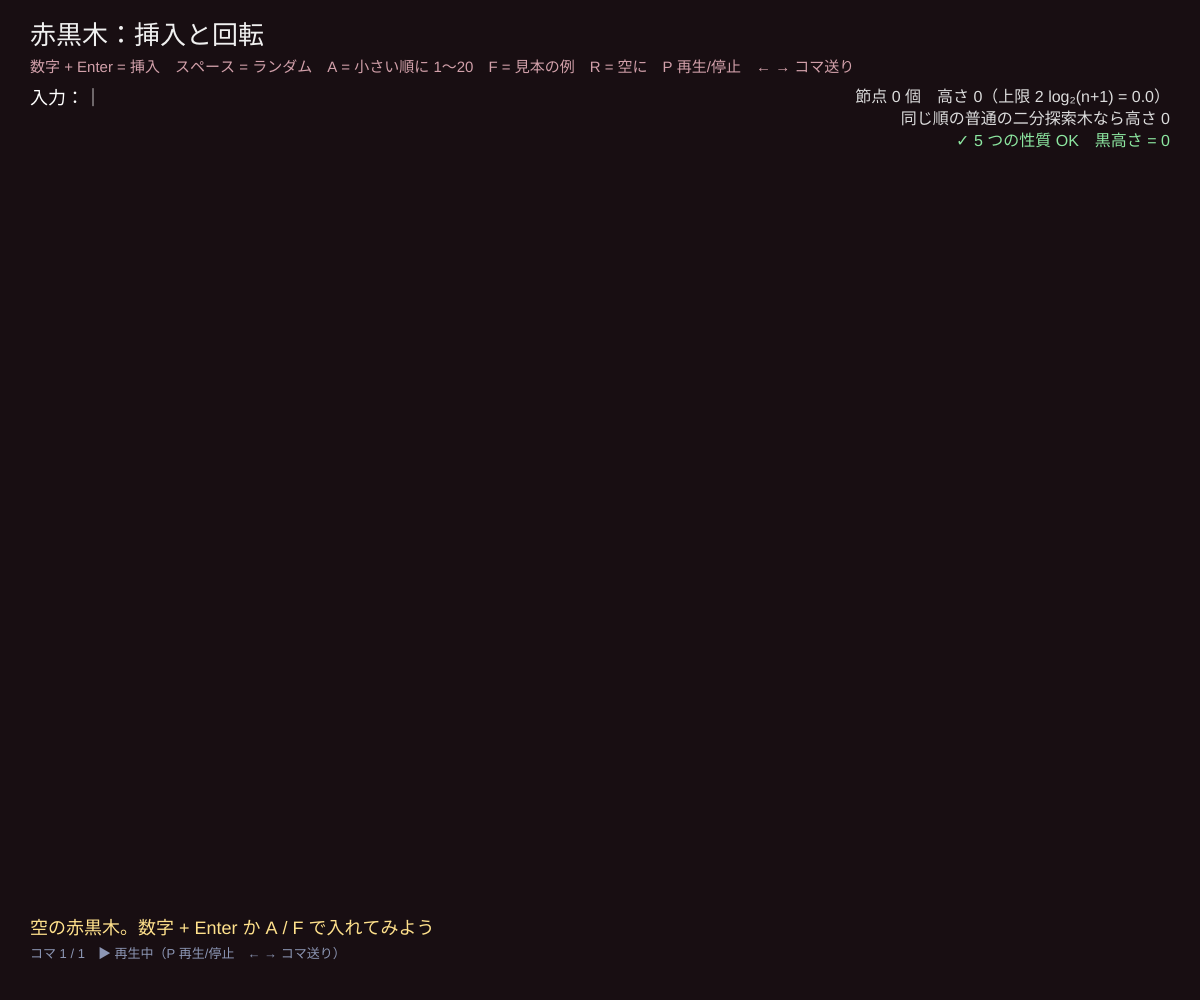
Frame 1 (no input)
Frame 60 (no input): identical to frame 1, image omitted
Frame 120 (the mouse pressed at the canvas centre since frame 60): identical to frame 1, image omitted

The p5.js sketch that drew this single still picture (run headless with seeded random() and noise() and a simulated clock; from frame 60 on, the mouse is pressed at the canvas centre):

// p5.js sketch
// ── sketch.js
// ============================================
// 11 赤黒木：挿入と回転
// 各節点を赤か黒にぬり、5 つの性質を守ると、高さが必ず 2 log₂(n+1) 以下になる
//   1. 節点は赤か黒　2. 根は黒　3. 葉（NIL）は黒　4. 赤の子は黒（赤が 2 つ続かない）　5. どの道も黒の数が同じ
// 挿入：二分探索木として入れて赤にぬる → 性質 4 がくずれたら「ぬりかえ」と「回転」で直す（ケース 1〜3）
// 操作：数字 + Enter = 挿入 / スペース = ランダムに挿入 / A = 1, 2, 3, … と小さい順に入れる / F = 見本の例
//       R = 空に / P = 再生・一時停止 / ← → = コマ送り
// ============================================

let speedHold = 35;   // ★ 1 コマ止まる長さ（フレーム）
let buf = '', pending = [], order = [];

function setup() {
  createCanvas(windowWidth, windowHeight);
  holdFrames = speedHold;
  resetTree();
}
function resetTree() { root = NIL; order = []; pending = []; clearFrames(); rbLog('空の赤黒木。数字 + Enter か A / F で入れてみよう'); }
function insertKey(k) { if (rbInsert(k)) order.push(k); else rbLog(`${k} はもうある`, [k]); }

// 同じ順番で普通の二分探索木に入れたときの高さ（くらべる用）
function plainHeight(keys) {
  let rt = null, h = 0;
  for (let k of keys) { let x = rt, y = null, d = 1; while (x) { y = x; x = k < x.key ? x.l : x.r; d++; } let z = { key: k, l: null, r: null }; if (!y) rt = z; else if (k < y.key) y.l = z; else y.r = z; h = max(h, d); }
  return h;
}

function draw() {
  background(24, 14, 18);
  if (pending.length && !framesBusy()) insertKey(pending.shift());
  updateFrames();
  noStroke(); fill(240); textAlign(LEFT, TOP); textSize(26);
  text('赤黒木：挿入と回転', 30, 24);
  fill(210, 160, 170); textSize(15);
  text('数字 + Enter = 挿入　スペース = ランダム　A = 小さい順に 1〜20　F = 見本の例　R = 空に　P 再生/停止　← → コマ送り', 30, 60);
  fill(255); textSize(18); text('入力：' + buf + (frameCount % 60 < 30 ? '｜' : ''), 30, 90);
  drawTreeFrames();
  // 性質のパネル
  let n = countNodes(root), bh = blackHeight(root);
  fill(220); textAlign(RIGHT, TOP); textSize(16);
  text(`節点 ${n} 個　高さ ${treeHeight(root)}（上限 2 log₂(n+1) = ${nf(2 * Math.log2(n + 1), 1, 1)}）`, width - 30, 90);
  text(`同じ順の普通の二分探索木なら高さ ${plainHeight(order)}`, width - 30, 112);
  fill(bh > 0 ? color(140, 230, 160) : color(255, 120, 120));
  if (!framesBusy()) text(bh > 0 ? `✓ 5 つの性質 OK　黒高さ = ${bh - 1}` : '途中…', width - 30, 134);
  drawFrameMessage(height - 80);
}
function keyPressed() {
  if (key >= '0' && key <= '9') { if (buf.length < 3) buf += key; return; }
  if (key === BACKSPACE) { buf = buf.slice(0, -1); return; }
  if (key === RIGHT_ARROW) { stepForward(); return; }
  if (key === LEFT_ARROW) { stepBack(); return; }
  let k = key.toLowerCase();
  if (k === 'p') { playing = !playing; return; }
  if (key === ENTER && buf) { skipToEnd(); insertKey(int(buf)); buf = ''; }
  if (key === ' ') { skipToEnd(); if (countNodes(root) < 40) insertKey(floor(random(1, 100))); }
  if (k === 'a') { resetTree(); for (let i = 1; i <= 20; i++) pending.push(i); }
  if (k === 'f') { resetTree(); pending = [26, 30, 6, 22, 5, 1, 16, 29, 34, 13, 8]; }
  if (k === 'r') resetTree();
}
function windowResized() { resizeCanvas(windowWidth, windowHeight); }

// ---------- やってみよう ----------
// 1. A：小さい順に 20 個。普通の二分探索木なら高さ 20 だが、赤黒木は 6〜8 におさまる
// 2. F：見本の例。最後の 8 でケース 1 → 2 → 3 が全部出てくる
// 3. 1 回の挿入で回転は多くても 2 回。ぬりかえ（ケース 1）は根まで上がることがある


// ==================================================
// ここから下は「木を描く道具」です（アニメーション用）
// 操作の途中経過を「コマ」として記録し、順番になめらかに再生します
// ==================================================
let frames = [], cur = 0, tAnim = 1, hold = 0, playing = true;
let animSpeed = 0.07, holdFrames = 35; // コマの切りかえの速さ・止まる長さ
let TREE_TOP = 140, TREE_BOTTOM = 160;  // 木を描く範囲（上の余白・下の余白）

function recordFrame(rt, nilTest, msg, hl = [], extra = {}) {
  let nodes = {}, edges = [], i = 0, maxD = 0;
  function walk(x, d, pk) {
    if (nilTest(x)) return;
    walk(x.left, d + 1, x.key);
    nodes[x.key] = { i: i++, d, color: x.color, size: x.size, max: x.max, label: x.label };
    if (d > maxD) maxD = d;
    walk(x.right, d + 1, x.key);
    if (pk !== undefined) edges.push([String(pk), String(x.key)]);
  }
  walk(rt, 0);
  frames.push(Object.assign({ nodes, edges, n: i, maxD, msg, hl: hl.filter((k) => k !== null && k !== undefined).map(String) }, extra));
  if (frames.length > 400) { frames.shift(); cur = max(0, cur - 1); }
}
function clearFrames() { frames = []; cur = 0; tAnim = 1; hold = 0; }
function framesBusy() { return frames.length > 0 && (cur < frames.length - 1 || tAnim < 1); }
function updateFrames() {
  if (frames.length === 0) return;
  if (tAnim < 1) { tAnim = min(1, tAnim + animSpeed); return; }
  if (cur < frames.length - 1 && playing) {
    if (hold++ < holdFrames) return;
    hold = 0; cur++; tAnim = 0;
  }
}
function stepForward() { if (cur < frames.length - 1) { cur++; tAnim = 0; hold = 0; } }
function stepBack() { if (cur > 0) { cur--; tAnim = 1; } }
function skipToEnd() { cur = max(0, frames.length - 1); tAnim = 1; }
function currentFrame() { return frames[cur]; }

function layoutPos(f, k) {
  let nd = f.nodes[k];
  let gap = min(78, (height - TREE_TOP - TREE_BOTTOM) / max(1, f.maxD + 1));
  return [50 + ((nd.i + 0.5) / max(1, f.n)) * (width - 100), TREE_TOP + nd.d * gap];
}
function nodeRadius(f) { return constrain(((width - 100) / max(1, f.n)) * 0.42, 9, 24); }
function easeT(t) { return t < 0.5 ? 2 * t * t : 1 - pow(-2 * t + 2, 2) / 2; }

// style: { fill(nd,k) → [r,g,b], label(k,nd) → 文字, sub(k,nd) → 下の小さい文字 }
function drawTreeFrames(style = {}) {
  if (frames.length === 0) return {};
  let B = frames[cur], A = cur > 0 && tAnim < 1 ? frames[cur - 1] : B;
  let t = easeT(tAnim), pos = {};
  for (let k in B.nodes) {
    let pb = layoutPos(B, k);
    if (A.nodes[k]) { let pa = layoutPos(A, k); pos[k] = [lerp(pa[0], pb[0], t), lerp(pa[1], pb[1], t), 255]; }
    else pos[k] = [pb[0], pb[1], 255 * t];
  }
  let r = lerp(nodeRadius(A), nodeRadius(B), t);
  strokeWeight(2);
  for (let [a, b] of B.edges) {
    if (!pos[a] || !pos[b]) continue;
    stroke(120, 130, 165, min(pos[a][2], pos[b][2]));
    line(pos[a][0], pos[a][1], pos[b][0], pos[b][1]);
  }
  for (let k in A.nodes) if (!B.nodes[k]) { let p = layoutPos(A, k); noStroke(); fill(240, 90, 90, 255 * (1 - t)); circle(p[0], p[1], r * 2 * (1 + t)); }
  textAlign(CENTER, CENTER);
  for (let k in B.nodes) {
    let nd = B.nodes[k], [x, y, a] = pos[k];
    let ndA = A.nodes[k] || nd;
    let c0 = style.fill ? style.fill(ndA, k) : defaultFill(ndA), c1 = style.fill ? style.fill(nd, k) : defaultFill(nd);
    let hl = B.hl.includes(k);
    if (hl) { noStroke(); fill(255, 214, 90, 70 * (a / 255)); circle(x, y, r * 3.1); }
    stroke(hl ? color(255, 214, 90, a) : color(230, 230, 240, a * 0.6));
    strokeWeight(hl ? 4 : 1.5);
    fill(lerp(c0[0], c1[0], t), lerp(c0[1], c1[1], t), lerp(c0[2], c1[2], t), a);
    circle(x, y, r * 2);
    noStroke();
    fill(255, a);
    let lab = style.label ? style.label(k, nd) : k;
    textSize(constrain(r * (String(lab).length > 2 ? 0.62 : 0.85), 8, 18));
    text(lab, x, y);
    if (style.sub) { fill(190, 200, 230, a); textSize(constrain(r * 0.6, 9, 13)); text(style.sub(k, nd), x, y + r + 10); }
  }
  return pos;
}
function defaultFill(nd) {
  if (nd.color === 'R') return [222, 60, 75];
  if (nd.color === 'B') return [28, 30, 40];
  return [40, 120, 150];
}
function drawFrameMessage(y) {
  if (frames.length === 0) return;
  let f = frames[cur];
  noStroke(); fill(255, 225, 140); textAlign(LEFT, TOP); textSize(18);
  text(f.msg || '', 30, y);
  fill(140, 150, 180); textSize(13);
  text(`コマ ${cur + 1} / ${frames.length}　${playing ? '▶ 再生中' : '⏸ 一時停止'}（P 再生/停止　← → コマ送り）`, 30, y + 28);
}


// ==================================================
// ここから下は「赤黒木の道具」です（挿入・削除・回転を JavaScript で書いたもの）
// NIL は「番兵」：葉の代わりに置く黒い節点。すべての葉がこの 1 個を指す
// ==================================================
const NIL = { key: null, color: 'B', size: 0, max: -Infinity };
NIL.left = NIL.right = NIL.p = NIL;
let root = NIL;
let LOG = true; // false にすると途中経過を記録しない
function isNil(x) { return x === NIL || x === null || x === undefined; }
function lbl(x) { return x.label ?? x.key; }
function rbLog(msg, hl = []) { if (LOG) { fixAll(root); recordFrame(root, isNil, msg, hl); } }
// 拡張データ構造：size（部分木の節点数）と max（区間の右端の最大）を子から計算
function fix(x) { if (x === NIL) return; x.size = x.left.size + x.right.size + 1; x.max = Math.max(x.high ?? x.key, x.left.max, x.right.max); }
function fixAll(x) { if (x === NIL) return; fixAll(x.left); fixAll(x.right); fix(x); }

function leftRotate(x) {
  let y = x.right;
  x.right = y.left;
  if (y.left !== NIL) y.left.p = x;
  y.p = x.p;
  if (x.p === NIL) root = y;
  else if (x === x.p.left) x.p.left = y;
  else x.p.right = y;
  y.left = x; x.p = y;
  fix(x); fix(y); // 回転で変わるのは x と y の 2 つだけ → O(1) で更新できる
}
function rightRotate(x) {
  let y = x.left;
  x.left = y.right;
  if (y.right !== NIL) y.right.p = x;
  y.p = x.p;
  if (x.p === NIL) root = y;
  else if (x === x.p.right) x.p.right = y;
  else x.p.left = y;
  y.right = x; x.p = y;
  fix(x); fix(y);
}
function rbSearch(k) { let x = root; while (x !== NIL && k !== x.key) x = k < x.key ? x.left : x.right; return x; }
function treeMinimum(x) { while (x.left !== NIL) x = x.left; return x; }

function rbInsert(k, extra = {}) {
  if (rbSearch(k) !== NIL) return null; // 同じキーは入れない
  let z = Object.assign({ key: k, left: NIL, right: NIL, p: NIL, color: 'R', size: 1 }, extra);
  z.max = z.high ?? k;
  let y = NIL, x = root;
  while (x !== NIL) { y = x; x = z.key < x.key ? x.left : x.right; }
  z.p = y;
  if (y === NIL) root = z;
  else if (z.key < y.key) y.left = z;
  else y.right = z;
  rbLog(`${lbl(z)} を二分探索木として挿入し、赤にぬる`, [k]);
  rbInsertFixup(z);
  return z;
}
function rbInsertFixup(z) {
  while (z.p.color === 'R') {
    if (z.p === z.p.p.left) {
      let y = z.p.p.right; // おじ
      if (y.color === 'R') {
        z.p.color = 'B'; y.color = 'B'; z.p.p.color = 'R';
        rbLog('ケース1：おじが赤 → 親とおじを黒、祖父を赤にして、祖父から続ける', [z.key, z.p.key, y.key, z.p.p.key]);
        z = z.p.p;
      } else {
        if (z === z.p.right) {
          z = z.p; leftRotate(z);
          rbLog('ケース2：z が「内側」の孫 → 親で左回転してケース3の形に', [z.key, z.p.key]);
        }
        z.p.color = 'B'; z.p.p.color = 'R';
        rbLog('ケース3：親を黒、祖父を赤にぬりかえ', [z.p.key, z.p.p.key]);
        rightRotate(z.p.p);
        rbLog('ケース3：祖父で右回転 → 赤が 2 つ続く所がなくなった', [z.p.key]);
      }
    } else {
      let y = z.p.p.left;
      if (y.color === 'R') {
        z.p.color = 'B'; y.color = 'B'; z.p.p.color = 'R';
        rbLog('ケース1（左右反対）：おじが赤 → 親とおじを黒、祖父を赤に', [z.key, z.p.key, y.key, z.p.p.key]);
        z = z.p.p;
      } else {
        if (z === z.p.left) {
          z = z.p; rightRotate(z);
          rbLog('ケース2（左右反対）：親で右回転', [z.key, z.p.key]);
        }
        z.p.color = 'B'; z.p.p.color = 'R';
        rbLog('ケース3（左右反対）：親を黒、祖父を赤に', [z.p.key, z.p.p.key]);
        leftRotate(z.p.p);
        rbLog('ケース3（左右反対）：祖父で左回転', [z.p.key]);
      }
    }
  }
  if (root.color === 'R') { root.color = 'B'; rbLog('根を黒にする（性質2）。完了', [root.key]); }
  else rbLog('赤黒木の性質がすべて成り立った。完了', []);
}

function rbTransplant(u, v) {
  if (u.p === NIL) root = v;
  else if (u === u.p.left) u.p.left = v;
  else u.p.right = v;
  v.p = u.p;
}
function rbDelete(k) {
  let z = rbSearch(k);
  if (z === NIL) return false;
  rbLog(`${lbl(z)} を削除する`, [z.key]);
  let y = z, yColor = y.color, x;
  if (z.left === NIL) { x = z.right; rbTransplant(z, z.right); rbLog('左の子がない → 右の子で置きかえる', [x.key]); }
  else if (z.right === NIL) { x = z.left; rbTransplant(z, z.left); rbLog('右の子がない → 左の子で置きかえる', [x.key]); }
  else {
    y = treeMinimum(z.right); yColor = y.color; x = y.right;
    rbLog(`子が 2 つ → 次に大きい ${lbl(y)}（右の部分木の最小）を代わりに使う`, [z.key, y.key]);
    if (y.p === z) x.p = y;
    else { rbTransplant(y, y.right); y.right = z.right; y.right.p = y; }
    rbTransplant(z, y); y.left = z.left; y.left.p = y; y.color = z.color;
    rbLog(`${lbl(y)} を ${lbl(z)} の場所へ（色も引きつぐ）`, [y.key]);
  }
  if (yColor === 'B') rbDeleteFixup(x);
  else rbLog('取り除いたのは赤 → 性質はくずれない。完了', []);
  return true;
}
function rbDeleteFixup(x) {
  rbLog(`黒が 1 つ足りない（x = ${x === NIL ? 'NIL' : lbl(x)} が「2 重の黒」）`, [x.key]);
  while (x !== root && x.color === 'B') {
    if (x === x.p.left) {
      let w = x.p.right; // 兄弟
      if (w.color === 'R') {
        w.color = 'B'; x.p.color = 'R'; leftRotate(x.p); w = x.p.right;
        rbLog('ケース1：兄弟 w が赤 → 色をかえて左回転し、黒い兄弟にする', [w.key, x.p.key]);
      }
      if (w.left.color === 'B' && w.right.color === 'B') {
        w.color = 'R'; x = x.p;
        rbLog('ケース2：w の子が両方黒 → w を赤にして、問題を親へ上げる', [w.key, x.key]);
      } else {
        if (w.right.color === 'B') {
          w.left.color = 'B'; w.color = 'R'; rightRotate(w); w = x.p.right;
          rbLog('ケース3：w の左だけ赤 → w で右回転してケース4の形に', [w.key]);
        }
        w.color = x.p.color; x.p.color = 'B'; w.right.color = 'B'; leftRotate(x.p);
        rbLog('ケース4：w の右が赤 → 色をかえて親で左回転。黒が足りた', [w.key]);
        x = root;
      }
    } else {
      let w = x.p.left;
      if (w.color === 'R') {
        w.color = 'B'; x.p.color = 'R'; rightRotate(x.p); w = x.p.left;
        rbLog('ケース1（左右反対）：兄弟 w が赤 → 右回転', [w.key, x.p.key]);
      }
      if (w.right.color === 'B' && w.left.color === 'B') {
        w.color = 'R'; x = x.p;
        rbLog('ケース2（左右反対）：w を赤にして親へ', [w.key, x.key]);
      } else {
        if (w.left.color === 'B') {
          w.right.color = 'B'; w.color = 'R'; leftRotate(w); w = x.p.left;
          rbLog('ケース3（左右反対）：w で左回転', [w.key]);
        }
        w.color = x.p.color; x.p.color = 'B'; w.left.color = 'B'; rightRotate(x.p);
        rbLog('ケース4（左右反対）：親で右回転。黒が足りた', [w.key]);
        x = root;
      }
    }
  }
  x.color = 'B';
  rbLog('x を黒にぬって完了', [x.key]);
}
// 性質のチェック：赤の子は黒か？ どの道も黒の数が同じか？ → 黒高さを返す（こわれていたら -1）
function blackHeight(x) {
  if (x === NIL) return 1;
  if (x.color === 'R' && (x.left.color === 'R' || x.right.color === 'R')) return -1;
  let a = blackHeight(x.left), b = blackHeight(x.right);
  if (a < 0 || b < 0 || a !== b) return -1;
  return a + (x.color === 'B' ? 1 : 0);
}
function treeHeight(x) { return x === NIL ? 0 : 1 + Math.max(treeHeight(x.left), treeHeight(x.right)); }
function countNodes(x) { return x === NIL ? 0 : 1 + countNodes(x.left) + countNodes(x.right); }
function allKeys(x, out = []) { if (x !== NIL) { allKeys(x.left, out); out.push(x.key); allKeys(x.right, out); } return out; }
